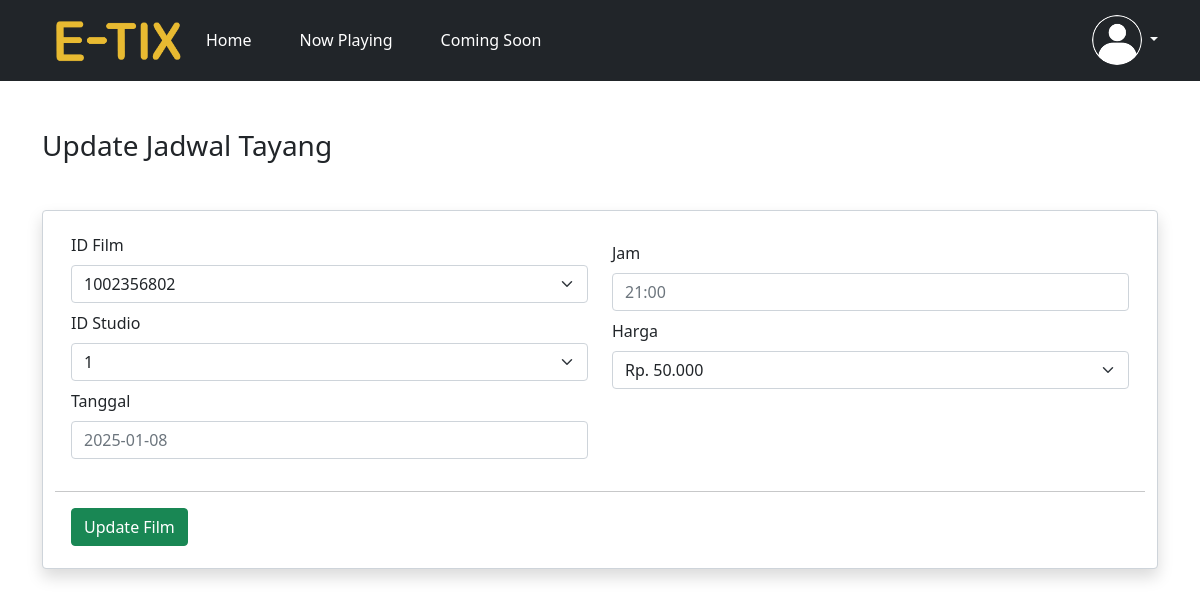
Screenshot of /admin/form_edit_jadwal.php?id_tayang=2 (signed in) with the database file from the repository.
### tables this page shows
CREATE TABLE `jadwal_tayang` (
  `id_tayang` int(10) NOT NULL,
  `id_film` int(10) NOT NULL,
  `id_studio` int(11) NOT NULL,
  `tanggal` varchar(11) NOT NULL,
  `jam` varchar(5) NOT NULL,
  `harga` int(15) NOT NULL
);

### admin/form_edit_jadwal.php (the view, shortened to what this page needs)
<!DOCTYPE html>
<html lang="en">
<head>
    <link href="../assets/css/bootstrap.min.css" rel="stylesheet">
    <link rel="stylesheet" href="../assets/css/bootstrap.min.css">
</head>
<body>
    <?php
    $id = $_GET['id_tayang'];
    include('../koneksi.php');
    $query = "SELECT * FROM jadwal_tayang WHERE id_tayang='$id'";
    $sql = 'select * from film';
    $data = 'select * from studio';
    $array = mysqli_query($koneksi, $sql);
    $baris = mysqli_query($koneksi, $data);
    $result = mysqli_query($koneksi, $query);
    ?>
    <header class="p-2 bg-dark text-white">
        <div class="container">
            <div class="d-flex flex-wrap align-items-center justify-content-center justify-content-lg-start">
                <svg class="bi me-0" width="10" height="32" role="img" aria-label="Etiket">
                    <img src="../assets/image/logo.png" width="130px">
                </svg>
                <ul class="nav col-12 col-lg-auto me-lg-auto mb-2 justify-content-center mb-md-0">
                    <li>
                        <a href="admin.php" class="nav-link px-4 text-white">Home</a>
                    </li>
                    <li>
                        <a href="#now" class="nav-link px-4 text-white">Now Playing</a>
                    </li>
                    <li>
                        <a href="#soon" class="nav-link px-4 text-white">Coming Soon</a>
                    </li>
                </ul>
                <div class="dropdown text-end">
                    <a href="#" class="d-block link-light text-decoration-none dropdown-toggle" id="dropdownUser1"
                        data-bs-toggle="dropdown" aria-expanded="false">
                        <img src="../assets/image/user.png" alt="mdo" width="50" height="50" class="rounded-circle">
                    </a>
                </div>
            </div>
        </div>
    </header>
    <main>
        <div class="container mb-5">
            <h3 class="my-5">Update Jadwal Tayang</h3>
            <form class="form-control shadow" method="get" action="edit_jadwal.php" enctype="multipart/form-data">
                <?php
                while ($row = mysqli_fetch_assoc($result)) {
                    ?>
                    <div class="row p-3">
                        <div class="col-sm-6">
                            <div class="form-group">
                                <label for="id_film" class="form-label">ID Film</label>
                                <select class="form-select" name="id_film">
                                    <?php
                                    while ($film = mysqli_fetch_array($array)) {
                                        echo "<option value='" . $film['id_film'] . "'>" . $film['id_film'] . "</option>";
                                    }
                                    ?>
                                </select>
                            </div>
                            <div class="form-group">
                                <label for="id_studio" class="form-label mt-2">ID Studio</label>
                                <select class="form-select" name="id_studio" value="<?php echo $row['id_studio']; ?>">
                                    <?php
                                    while ($studio = mysqli_fetch_array($baris)) {
                                        echo "<option value='" . $studio['id_studio'] . "'>" . $studio['id_studio'] . "</option>";
                                    }
                                    ?>
                                </select>
                            </div>
                            <div class="form-group">
                                <label for="tanggal" class="form-label mt-2">Tanggal</label>
                                <input type="text" class="form-control text-secondary" id="tanggal" name="tanggal"
                                    value="<?php echo $row['tanggal']; ?>">
                            </div>
                        </div>
                        <div class="col-sm-6">
                            <div class="form-group">
                                <label for="jam" class="form-label mt-2">Jam</label>
                                <input type="text" class="form-control text-secondary" id="jam" name="jam"
                                    value="<?php echo $row['jam']; ?>">
                            </div>
                            <div class="form-group">
                                <label for="harga" class="form-label mt-2">Harga</label>
                                <select class="form-select" name="harga" value="<?php echo $row['harga']; ?>">
                                    <option value="50000">Rp. 50.000</option>
                                </select>
                            </div>
                        </div>
                    </div>
                    <hr class="mt-3">
                    <button type="submit" class="btn btn-success mx-3 mb-3">Update Film</button>
                    <?php
                }
                ?>
            </form>
        </div>
    </main>
</body>
</html>

### rows the page displays
jadwal_tayang: tanggal "2025-01-08", jam "21:00", harga "Rp. 50.000"

### other values shown
form field id_film "1002356802"
form field id_studio "1"
